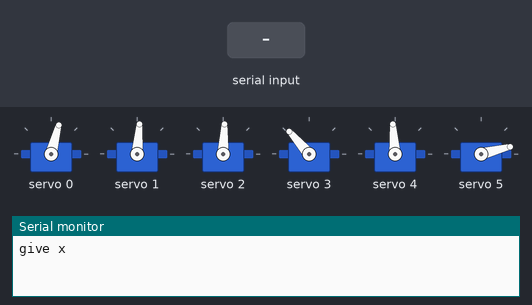
Simulated run of this sketch. Board: Arduino Uno, built with avr-gcc and run on an emulated ATmega328P. On the bench: 6 × servo, the last lines printed to the serial monitor. Inputs (shaded band) come from the test bench.

Above: at 1.2 s.
1.3 s: "90,45,200\n" received over Serial
At 3.37 s:
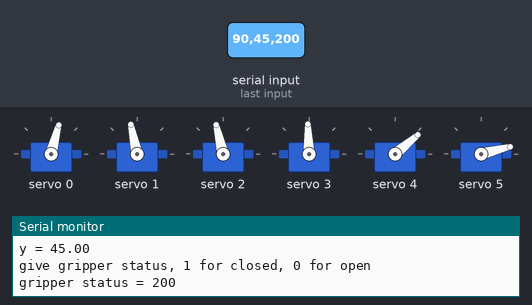
At 6.9 s:
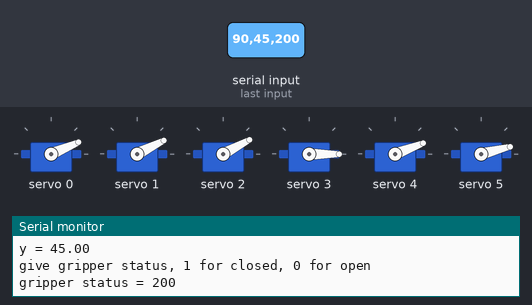
Timing chart, 0 to 8.4 s (numbered marks = the images above; inputs shaded):
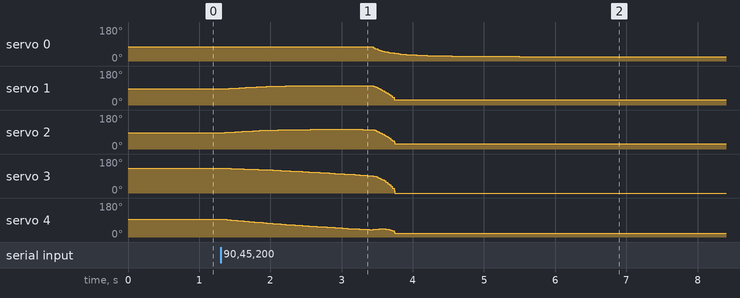

Measured:
- after the input at 1.3 s, servo 0: moves from 75° to 23° over 2.1 s, starting after 2.1 s; servo 1: rises from 85° to 103° in 1.2 s, then falls to 27° in 1.2 s; servo 2: rises from 87° to 104° in 1.2 s, then falls to 28° in 1.2 s; servo 3: moves from 131° to 0° over 2.4 s, starting after 0.05 s

The sketch:

IK_gripper.ino
```cpp
#include <EEPROM.h>
#include <Wire.h>
#include <math.h>
#include <Adafruit_PWMServoDriver.h>
Adafruit_PWMServoDriver pwm = Adafruit_PWMServoDriver();

#define degtorad 0.0174533
#define radtodeg 57.2958
#define l1  11.8 //length arms in cm
#define l2  11.9
#define b  9 //height first rotational joint in cm
#define g 8 //gripper radius adjustment
#define gz 10.2 // gripper z direction adjustment
#define pi 3.14159265359

int g_s;
float i;
int pulse_length;
int Speed = 5 ;
int precession = 200;
float omega,a1,a2;
float x,y,z,r,z_p,x_a,y_a,z_a;
float x0,y0,z0,dx,dy,dz;
float angles[5];
float anglexy;

int servo[6][3]={
  {135,325,530},
  {110,335,560},
  {110,340,555},
  {110,335,560},
  {150,370,600},
  {170,290,370}
};

void setup()
{
  Serial.begin(9600);
  pwm.begin();
  pwm.setPWMFreq(60);
  z0=2;
  x0=0;
  y0=15;
  anglexy = atan2(y0,x0);
  r = sqrt(x0*x0+y0*y0);
  x_a = (r-g)*cos(anglexy);
  y_a = (r-g)*sin(anglexy);
  z_a = z0 + gz;
  inversekinematics(x_a,y_a,z_a);
  pwm.setPWM(5,0,170 );

}

void loop()
{
  Serial.println("give x");
  while (Serial.available() == 0);
  x = Serial.parseFloat(); //read int or parseFloat for ..float...
  Serial.print("x = ");
  Serial.println(x);

  Serial.println("give y");
  while (Serial.available() == 0);
  y = Serial.parseFloat(); //read int or parseFloat for ..float...
  Serial.print("y = ");
  Serial.println(y);

  Serial.println("give gripper status, 1 for closed, 0 for open");
  while (Serial.available() == 0);
  g_s = Serial.parseFloat(); //read int or parseFloat for ..float...
  Serial.print("gripper status = ");
  Serial.println(g_s);

  dx= x - x0;
  dy= y - y0;

  for(i=0 ; i<precession ; i++)
  {
    z = z0 + ((i/precession) * 10);
    anglexy = atan2(y0,x0);
    r = sqrt(x0*x0+y0*y0);
    x_a = (r-g)*cos(anglexy);
    y_a = (r-g)*sin(anglexy);
    z_a = z + gz;
    inversekinematics(x_a,y_a,z_a);
    delay(5);
  }

  for(i=0 ; i<precession ; i++)
  {
    x = x0 + ((i/precession)*dx);
    y = y0 + ((i/precession)*dy);
    anglexy = atan2(y,x);
    r = sqrt(x*x+y*y);
    x_a = (r-g)*cos(anglexy);
    y_a = (r-g)*sin(anglexy);
    z_a = z + gz;
    inversekinematics(x_a,y_a,z_a);
    delay(Speed*(r/20));
  }

  for(i=0 ; i<precession ; i++)
  {
    z = z0 + 10 - ((i/precession)*10);
    z_a = z + gz;
    inversekinematics(x_a,y_a,z_a);
    delay(5);
  }
  delay(500);
  pwm.setPWM(5,0,170 + g_s*200);
  x0 = x;
  y0 = y;

}


void inversekinematics (float x, float y, float z)
{
  z_p = z-b;
  r = sqrt(x*x+y*y);
  angles[0] = radtodeg*atan2(y,x);
  a1 =  sqrt( 1 - sq( (r*r+z_p*z_p-l1*l1-l2*l2)/(2*l1*l2) ) );
  a2 = (r*r+z_p*z_p-l1*l1-l2*l2)/(2*l1*l2);
  float res = atan2(-a1,a2);
  angles[2] = -radtodeg*res;
  float k1 = l1+l2*cos(res);
  float k2 = l2*sin(res);
  angles[1] = radtodeg*(atan2(z_p,r) - atan2(k2,k1));
  servoangle(0,0,angles[0]);
  servoangle(1,1,angles[1]);
  servoangle(2,2,angles[1]);
  servoangle(3,3,angles[2]);
  angles[3] = 45 - angles[1] + angles[2];
  servoangle(4,4,angles[3]);

}

void servoangle(int servo_number, int channel, float angle)
{
    int n = servo_number; //n so that the formulas don't get cluttered with servo_angle everywhere
    if (angle >= 0 && angle <= 90)
    {
      pulse_length = int(float(servo[n][0]+angle*( (servo[n][1]-servo[n][0]) )/90.0));
    }
    else if(angle > 90 && angle <= 180)
    {
      pulse_length = int(float(  servo[n][1] + (angle-90.0) *( (servo[n][2]-servo[n][1]))/90.0 ) );
    }
    else // if (angle <0 && angle>180) //redudant protection just in case
    {
      return;
    }
    pwm.setPWM(channel, 0, pulse_length);
}
```
